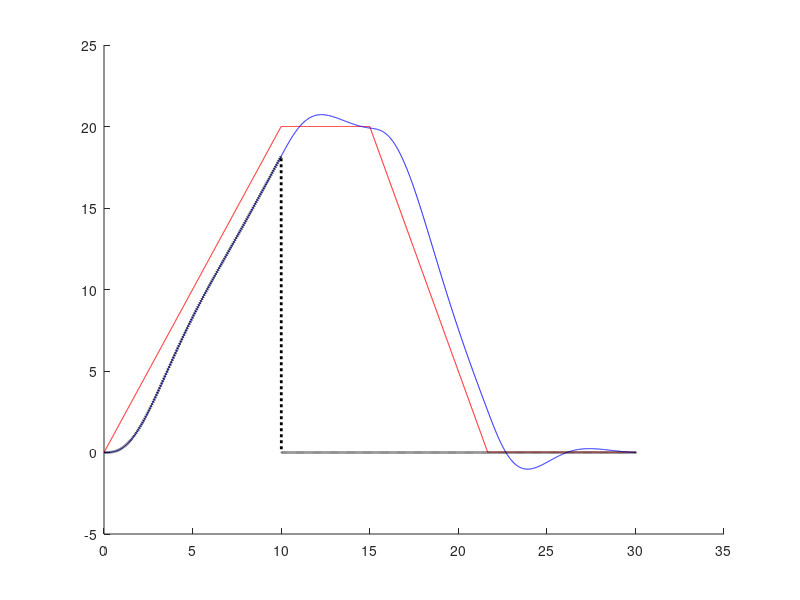
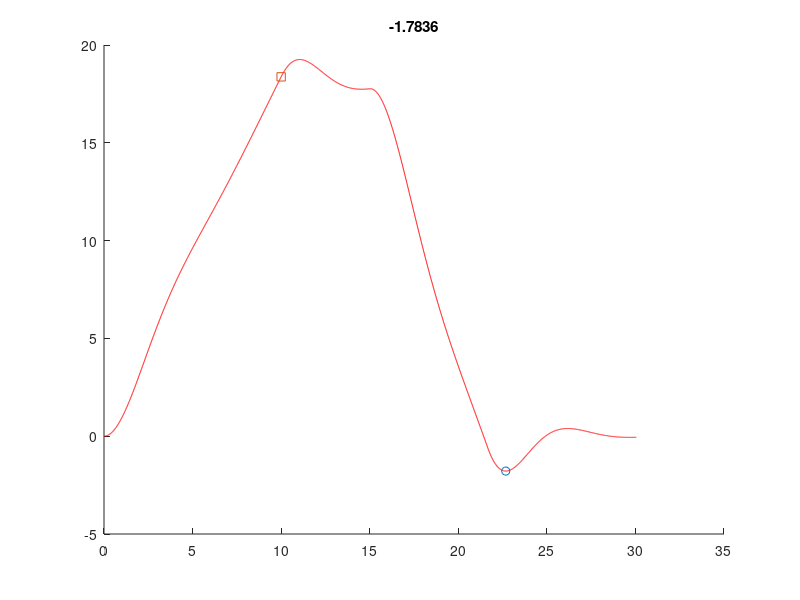
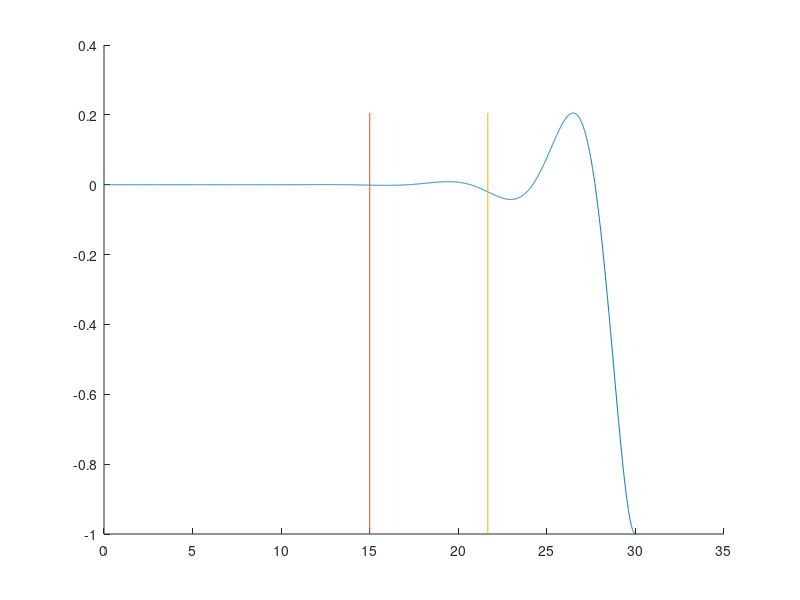

These charts were generated, in order, by the following MATLAB code:
clear;

T =30;
tau = 0.9;
lambda = 0;
if lambda*tau>=1
    kappa = 2;
else
    %kappa = 0.9*(2-lambda*tau-2*sqrt(1-lambda*tau))/tau^2;
    kappa = 1
end

theta = (tau*kappa+lambda)/2;
varphi = sqrt((tau*kappa+lambda)^2-4*kappa)/2;
a_bar = 2;
a_underbar = 3; % maximum deceleration
v_bar = 20;



A = (theta-lambda-varphi)*(theta-varphi)*(exp((theta+varphi)*v_bar/a_underbar)-1);
B = (theta-lambda+varphi)*(theta+varphi)*(exp((theta-varphi)*v_bar/a_underbar)-1);
%t_11 = T-1/(2*varphi)*log(A/B)
t_11 =T-15;


TT=T+0.05;
ts = [0:0.01:TT];
xs = zeros(size(ts));
vs = zeros(size(ts));
ys = zeros(size(ts));
ws = zeros(size(ts));
as = zeros(size(ts));

for i = 2:length(ts)
    %update the first trajectory
    t = ts(i);
    delta = ts(i)-ts(i-1);
    if t<=v_bar/a_bar
        vs(i) = min(vs(i-1)+a_bar*delta,v_bar);
    elseif t<=t_11
        vs(i) = vs(i-1);
    elseif t<=t_11+v_bar/a_underbar
        vs(i)=max(vs(i-1)-a_underbar*delta,0);
    else
        vs(i)=vs(i-1);
    end
    
    xs(i) = xs(i-1)+(vs(i)+vs(i-1))/2*delta;
    
    % carfollowing
    
    as(i) = kappa*(xs(i-1)-ys(i-1)-tau*ws(i-1))+lambda*(vs(i-1)-ws(i-1));
    g = (as(i)-as(i-1))/delta;
    ws(i) = ws(i-1)+(as(i)+as(i-1))/2*delta;
    ys(i) = ys(i-1) + ws(i-1)*delta+as(i-1)*delta^2/2 ...
        +g*delta^3/6;
end

ys_ana = zeros(size(ts));
ws_ana = zeros(size(ts));


A = a_bar*(kappa*tau-(theta+varphi)*(kappa*tau^2+lambda*tau-1))/(2*varphi*kappa);
B = a_bar*(-kappa*tau+(theta-varphi)*(kappa*tau^2+lambda*tau-1))/(2*varphi*kappa);
C = a_bar/2;
D = -a_bar*tau;
E = a_bar*(kappa*tau^2+lambda*tau-1)/kappa;
for i = 1:length(ts)
    t = ts(i);
	if t<=v_bar/a_bar
        ys_ana(i)= A*exp((-theta+varphi)*t)+B*exp((-theta-varphi)*t)+C*t^2+D*t+E;
        ws_ana(i)=A*(-theta+varphi)*exp((-theta+varphi)*t)+B*(-theta-varphi)*exp((-theta-varphi)*t)+2*C*t+D;
    end
end

Hs = zeros (size(ts));

H_int = 0;
for i = 1:length(ts)
    t = ts(i);
    mu4_t = 1/(2*varphi)*(exp(-(theta+varphi)*(T-t))-exp(-(theta-varphi)*(T-t)));
    mu4_int = 1/(2*varphi)*((1-exp(-(theta+varphi)*(T-t)))/(theta+varphi)-(1-exp(-(theta-varphi)*(T-t)))/(theta-varphi));
    
    mu1_t = 1+kappa*mu4_int;
    Hs(i) = -mu1_t-lambda*mu4_t;
    if t>t_11 && t<=t_11+v_bar/a_underbar
         H_int = H_int + (Hs(i-1)+Hs(i))/2*(ts(i)-ts(i-1));
    end
end




figure(1);clf;hold all;
plot(ts,vs,'r');
plot(ts,ws,'b');
plot(ts,ws_ana,':k','linewidth',2);
figure(2);clf;hold all;
Diff = xs-ys;
L= length(ts)-1;
%L=10;
plot(ts(end-L:end),Diff(end-L:end),'r');
[Diff_min,i]=min(Diff);
plot(ts(i),Diff_min,'o');
Diff_min

Diff_min_ana = -A*exp((-theta+varphi)*v_bar/a_bar)-B*exp((-theta-varphi)*v_bar/a_bar)+tau*v_bar-a_bar*(kappa*tau^2+lambda*tau-1)/kappa;
plot(v_bar/a_bar,Diff_min_ana,'s');
title(num2str(Diff_min));

figure(3);clf;hold all;
plot(ts, Hs);
plot([t_11,t_11],[min(Hs),max(Hs)])

plot([t_11,t_11]+v_bar/a_underbar,[min(Hs),max(Hs)])

%H_int;
%H_max = max(Hs)
%[H_max,i] = max(Hs);
%ts(i)



